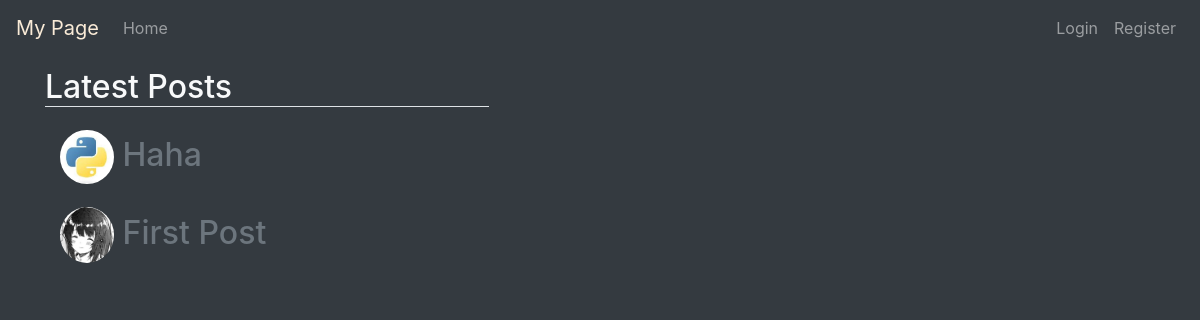
/, run on an earlier commit of the app's database.
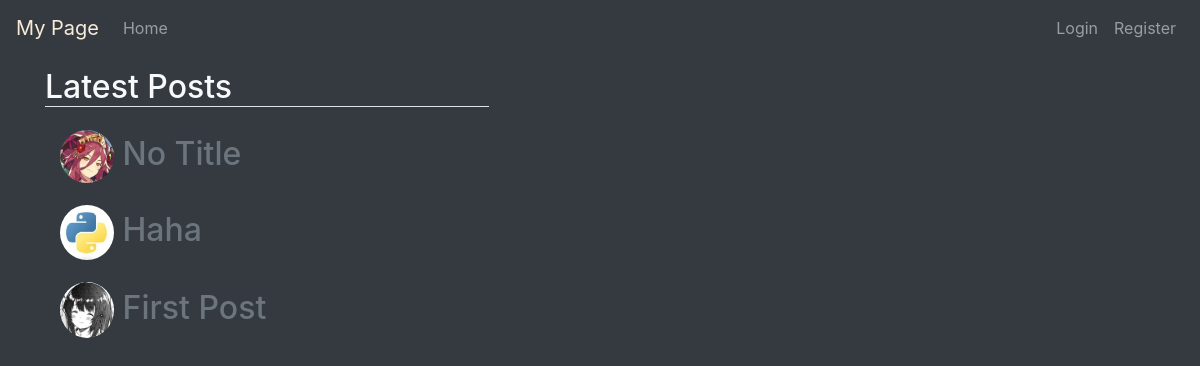
And on a later commit of the database.
### MyPage/models.py (models this page shows, shortened)
class Post(models.Model):
    author = models.ForeignKey(
        User, on_delete=models.CASCADE, related_name="written_posts")
    time_posted = models.DateTimeField(default=timezone.now)
    title = models.CharField(max_length=64, default='No Title')
    content = models.TextField()

class Profile(models.Model):
    user = models.OneToOneField(User, on_delete=models.CASCADE)
    image = models.ImageField(default='default.png', upload_to='images')
    contacts = models.ManyToManyField(User, blank=True, related_name='contacts')
    hidden_posts = models.ManyToManyField(Post, blank=True)

### MyPage/views.py (the view)
# urls.py: path('', my_views.PostsView.as_view(), name='my-index'),
class PostsView(ListView):
    model = Post
    template_name = 'MyPage/index.html'
    context_object_name = 'posts'
    ordering = ['-time_posted']
    paginate_by = 6

### MyPage/templates/MyPage/index.html (shortened to what this page needs)
{% extends "MyPage/base.html" %}
{% block content %}
    <h2 class="border-bottom" style="margin-bottom: 2%; width: 40%; margin-right: 60%;">Latest Posts</h2>
        {% for post in posts %}
            {% if not post in user.profile.hidden_posts.all %}
                <div class="container" style="margin-bottom: 2%;">
                    <h2 title="{{ post.time_posted }}">
                        <a href="{% url 'my-user' post.author.id %}" class="text-secondary">
                        <img src="{{ post.author.profile.image.url }}" style="width:5%;" class="rounded-circle" title="{{ post.author }}">
                        </a>
                        <a href="{% url 'my-post' post.id %}" class="text-secondary">
                        {{ post.title }}
                        </a>
                    </h2>
                </div>
            {% endif %}
        {% endfor %}
{% endblock %}

What changed in the data, as far as the page shows it:
added Post: author.profile.image (picture), title "No Title"
